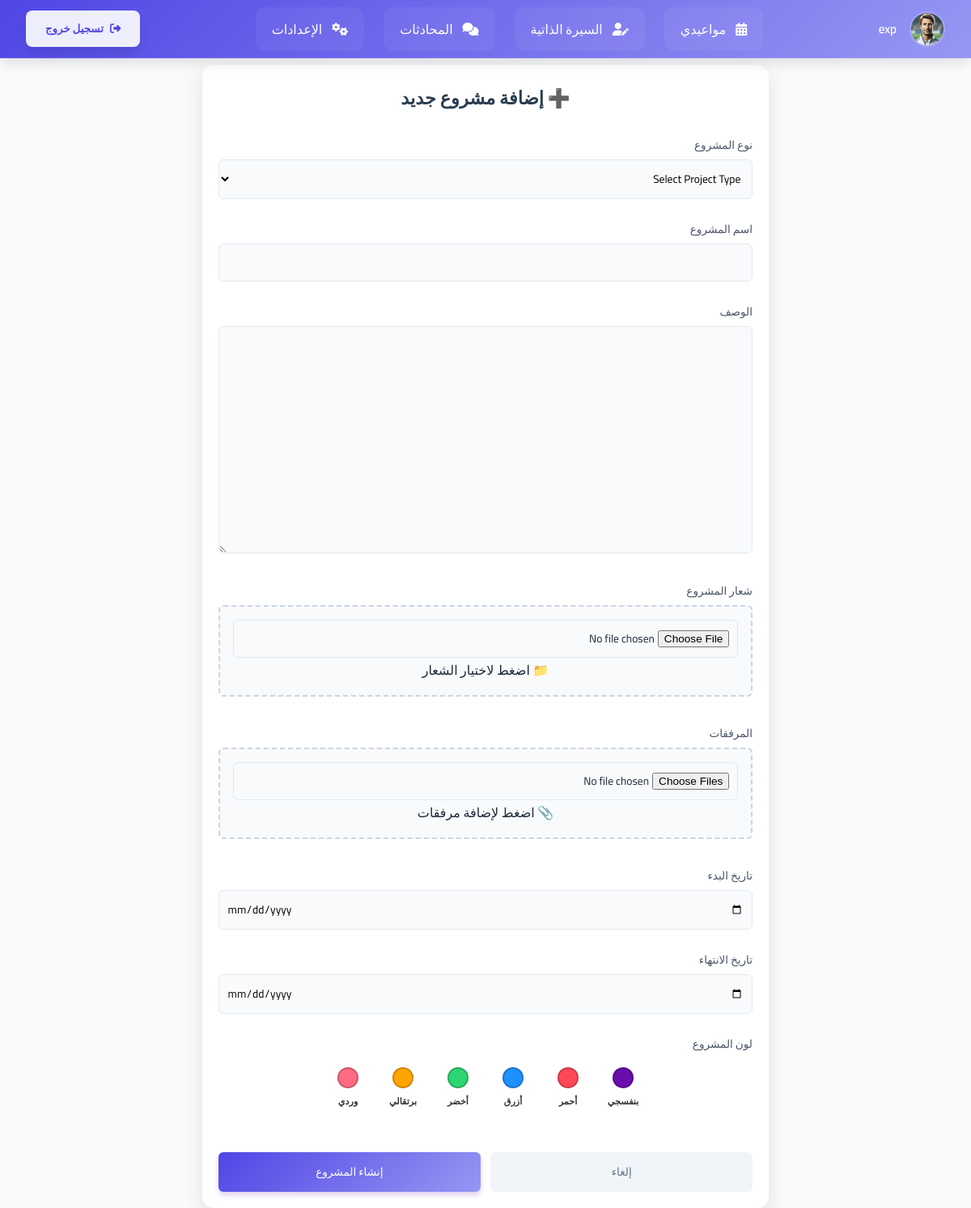
The app's page /projects/create/ (signed in) with its own data.
### users/models.py (models this page shows, shortened)
class CustomUser(AbstractUser):
    phone_regex = RegexValidator(
        regex=r'^05\d{8}$',
        message="Phone number must start with 05 and be exactly 10 digits."
    )
    phone_number = models.CharField(
        max_length=10,
        unique=True,
        validators=[phone_regex],
        help_text="Phone number must start with 05 and contain exactly 10 digits."
    )
    ROLE_CHOICES = [
        ('member', 'Member'),
        ('expert', 'Expert')
    ]
    role = models.CharField(
        max_length=10,
        choices=ROLE_CHOICES,
        default='member'
    )
    profile_image = models.ImageField(
        upload_to='profile_pics/',
        default='profile_pics/p.png',
        blank=True,
        null=True
    )
    short_bio = models.CharField(
        max_length=15,
        blank=True,
        help_text="Short description (e.g., AI Expert, UI Guru)."
    )
    full_bio = models.TextField(
        blank=True,
        help_text="Detailed biography or personal summary."
    )
    groups = models.ManyToManyField(
        'auth.Group',
        related_name='custom_user_groups',
        blank=True
    )
    user_permissions = models.ManyToManyField(
        'auth.Permission',
        related_name='custom_user_permissions',
        blank=True
    )

### projects/views.py (the view)
# urls.py: path('create/', create_project, name='create_project'),  # إضافة مشروع جديد
@login_required
def create_project(request):
    if request.method == 'POST':
        print("✅ Received POST request!")  # 🔹 تحقق مما إذا كان الطلب يصل
        form = ProjectForm(request.POST, request.FILES)
        if form.is_valid():
            print("✅ Form is valid!")  # 🔹 تحقق مما إذا كان الفورم صالحًا
            project = form.save(commit=False)
            project.owner = request.user
            logo = request.FILES.get("logo")
            if logo:
                try:
                    project.logo = logo
                except Exception as e:
                    print(f"⚠️ Error saving logo: {e}")
                    messages.warning(request, "The logo file is not valid, but the project was created.")
            project.save()
            form.save_m2m()
            for file in request.FILES.getlist('attachments'):
                attachment = ProjectAttachment.objects.create(
                    project=project,
                    file=file,
                    uploaded_by=request.user,
                    is_main_file=True
                )
                print(f"✅ Saved file: {attachment.file_name}, is_main_file: {attachment.is_main_file}")
            project.update_progress()
            messages.success(request, "Project created successfully!")
            print("✅ Redirecting to projects_list")
            return redirect('project_detail', project_id=project.id)
        else:
            print("❌ Form is not valid!", form.errors)  # 🔹 طباعة الأخطاء في الفورم
    else:
        form = ProjectForm()
    return render(request, 'create_project.html', {'form': form})

### projects/models.py (called while the page is built)
    def __str__(self):
        return self.name

### templates/create_project.html (shortened to what this page needs)
<!DOCTYPE html>
<html lang="en">
<head>
</head>
<body>
{% include 'navbar.html' %}
<div class="modal">
    <h2>➕ إضافة مشروع جديد</h2>
    <form method="POST" enctype="multipart/form-data" id="createProjectForm">
        <div class="form-grid">
            <div class="form-group">
                <label>نوع المشروع</label>
                {{ form.category }}
            </div>
            <div class="form-group">
                <label>اسم المشروع</label>
                {{ form.name }}
            </div>
            <div class="form-group">
                <label>الوصف</label>
                {{ form.description }}
            </div>
            <div class="form-group">
                <label>شعار المشروع</label>
                <div class="file-upload">
                    <input type="file" id="id_logo" name="logo" class="file-input" accept="image/*">
                    <span>📁 اضغط لاختيار الشعار</span>
                </div>
            </div>
            <div class="form-group">
                <label>المرفقات</label>
                <div class="file-upload">
                    <input type="file" id="id_attachments" name="attachments" multiple>
                    <span>📎 اضغط لإضافة مرفقات</span>
                </div>
            </div>
            <div class="form-group">
                <label>تاريخ البدء</label>
                <input type="date" id="id_start_date" name="start_date" required>
            </div>
            <div class="form-group">
                <label>تاريخ الانتهاء</label>
                <input type="date" id="id_end_date" name="end_date" required>
            </div>
            <div class="form-group" style="grid-column: span 2;">
                <label>لون المشروع</label>
                <div class="color-selection">
                    <label class="color-card">
                        <div class="color-circle" style="background: #6a0dad;"></div>
                        <span>بنفسجي</span>
                    </label>
                    <label class="color-card">
                        <div class="color-circle" style="background: #ff4757;"></div>
                        <span>أحمر</span>
                    </label>
                    <label class="color-card">
                        <div class="color-circle" style="background: #1e90ff;"></div>
                        <span>أزرق</span>
                    </label>
                    <label class="color-card">
                        <div class="color-circle" style="background: #2ed573;"></div>
                        <span>أخضر</span>
                    </label>
                    <label class="color-card">
                        <div class="color-circle" style="background: #ffa502;"></div>
                        <span>برتقالي</span>
                    </label>
                    <label class="color-card">
                        <div class="color-circle" style="background: #ff6b81;"></div>
                        <span>وردي</span>
                    </label>
                </div>
            </div>
            <div class="buttons" style="grid-column: span 2;">
                <button type="button" class="btn cancel" onclick="closeModal()">إلغاء</button>
                <button type="submit" class="btn add">إنشاء المشروع</button>
            </div>
        </div>
    </form>
</div>
</body>
</html>

### templates/navbar.html (shortened to what this page needs)
<!DOCTYPE html>
<html lang="ar" dir="rtl">
<head>
    <link rel="stylesheet" href="https://cdnjs.cloudflare.com/ajax/libs/font-awesome/6.4.2/css/all.min.css">
</head>
<body>
    <nav class="navbar">
        <div class="profile">
            <img src="{{ user.profile_image.url }}"
                 class="profile__image"
                 onerror="this.onerror=null; this.src='/media/profile_pics/p.png';"
                 alt="صورة المستخدم">
            <span class="profile__name">{{ user.username }}</span>
        </div>
        <div class="nav-links">
            {% if user.role == 'expert' %}
                <a href="{% url 'expert_availability_manage' %}" class="nav-link">
                    <i class="fas fa-calendar-alt"></i>
                    <span>مواعيدي</span>
                </a>
                <a href="{% url 'edit_expert_bio' %}" class="nav-link">
                    <i class="fas fa-user-edit"></i>
                    <span>السيرة الذاتية</span>
                </a>
            {% else %}
                <a href="{% url 'meeting_list' %}" class="nav-link">
                    <i class="fas fa-video"></i>
                    <span>الاجتماعات</span>
                </a>
            {% endif %}
            <a href="{% url 'chat_list' %}" class="nav-link">
                <i class="fas fa-comments"></i>
                <span>المحادثات</span>
            </a>
            <a href="{% url 'settings' %}" class="nav-link">
                <i class="fas fa-cogs"></i>
                <span>الإعدادات</span>
            </a>
        </div>
        <form id="logout-form" action="{% url 'logout' %}" method="post">
            <button type="submit" class="logout">
                <i class="fas fa-sign-out-alt"></i>
                <span class="logout__text">تسجيل خروج</span>
            </button>
        </form>
    </nav>
</body>
</html>

### templates/create_project.html (style rules this page uses)
* { box-sizing: border-box; font-family: 'Segoe UI', sans-serif; margin: 0; padding: 0; }
body { background: #f8f9fa; min-height: 100vh; padding-top: 80px; display: flex; justify-content: center; align-items: flex-start; }
.modal { background: white; width: 100%; max-width: 700px; padding: 20px; border-radius: 14px; box-shadow: 0 8px 24px rgba(0, 0, 0, 0.1); }
h2 { text-align: center; color: #2c3e50; font-size: 1.4rem; margin-bottom: 1.5rem; font-weight: 600; }
.form-grid { display: flex; flex-direction: column; gap: 1rem; }
@media (min-width: 768px) { .form-grid { display: grid; grid-template-columns: repeat(2, 1fr); gap: 1rem; } }
@media (min-width: 768px) { .form-group, .buttons, .form-group:has(.color-selection) { grid-column: span 2; } }
.form-group { margin-bottom: 0.5rem; }
label { display: block; font-size: 0.85rem; color: #4a5568; margin-bottom: 0.3rem; font-weight: 500; }
input, select, textarea { width: 100%; padding: 0.6rem; font-size: 0.85rem; border-radius: 6px; border: 1px solid #e2e8f0; background: #f8fafc; }
textarea { min-height: 90px; resize: vertical; }
.file-upload { border: 2px dashed #cbd5e0; border-radius: 6px; padding: 1rem; text-align: center; cursor: pointer; background: #f8fafc; transition: border-color 0.3s, background 0.3s; }
.color-selection { display: flex; justify-content: center; gap: 0.5rem; flex-wrap: wrap; margin-top: 0.5rem; }
.color-card { display: flex; flex-direction: column; align-items: center; cursor: pointer; padding: 0.4rem; border: 2px solid transparent; border-radius: 8px; text-align: center; transition: all 0.3s ease-in-out; width: 60px; }
.color-circle { width: 26px; height: 26px; border-radius: 50%; border: 2px solid rgba(0, 0, 0, 0.2); transition: all 0.2s ease-in-out; }
.color-card span { margin-top: 0.3rem; font-size: 0.7rem; font-weight: bold; color: #333; }
.buttons { display: flex; gap: 0.8rem; margin-top: 1rem; }
.btn { flex: 1; padding: 0.7rem 1rem; font-size: 0.85rem; border-radius: 6px; border: none; cursor: pointer; display: flex; align-items: center; justify-content: center; transition: 0.3s; }
.cancel { background: #f1f5f9; color: #64748b; }
.add { background: linear-gradient(135deg, #4f46e5, #9697f3); color: white; box-shadow: 0 4px 6px rgba(106, 13, 173, 0.2); }

### templates/navbar.html (style rules this page uses)
:root { --primary-500: #4f46e5; --primary-600: #4f46e5; --surface-100: #f8fafc; --surface-900: #0f172a; --text-primary: #1e293b; --text-inverse: #ffffff; --transition-default: 300ms cubic-bezier(0.4, 0, 0.2, 1); --shadow-lg: 0 10px 15px -3px rgba(0, 0, 0, 0.1); }
* { margin: 0; padding: 0; box-sizing: border-box; font-family: 'Cairo', sans-serif; }
body { background-color: var(--surface-100); color: var(--text-primary); }
.navbar { position: fixed; top: 0; right: 0; width: 100%; height: 72px; display: flex; align-items: center; justify-content: space-between; padding: 0 2rem; background: linear-gradient(135deg, #4f46e5, #9697f3); backdrop-filter: blur(12px); box-shadow: var(--shadow-lg); z-index: 1000; border-bottom: 1px solid rgba(255, 255, 255, 0.1); }
.profile { display: flex; align-items: center; gap: 1rem; color: var(--text-inverse); position: relative; }
.profile__image { width: 44px; height: 44px; border-radius: 50%; object-fit: cover; border: 2px solid rgba(255, 255, 255, 0.2); transition: transform var(--transition-default); }
.profile__name { font-weight: 600; font-size: 0.95rem; letter-spacing: -0.2px; }
.nav-links { display: flex; gap: 1.5rem; align-items: center; transition: transform var(--transition-default); }
.nav-link { color: var(--text-inverse); text-decoration: none; padding: 0.75rem 1.25rem; border-radius: 0.75rem; display: flex; align-items: center; gap: 0.75rem; position: relative; background: rgba(255, 255, 255, 0.05); transition: all var(--transition-default); }
.nav-link::after { content: ''; position: absolute; bottom: 0; right: 50%; width: 0; height: 2px; background: var(--text-inverse); transition: all var(--transition-default); }
.logout { background: rgba(255, 255, 255, 0.9); color: var(--primary-600); border: none; padding: 0.6rem 1.5rem; border-radius: 0.5rem; display: flex; align-items: center; gap: 0.5rem; cursor: pointer; transition: all var(--transition-default); font-weight: 600; box-shadow: var(--shadow-lg); }

### records on screen
CustomUser: profile_image (picture), username "exp"
